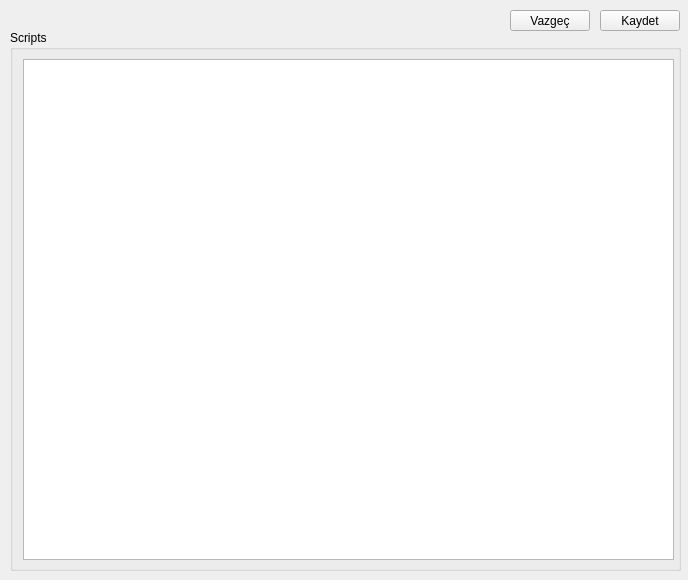
<?xml version="1.0" encoding="UTF-8"?>
<ui version="4.0">
 <class>MainWindow</class>
 <widget class="QMainWindow" name="MainWindow">
  <property name="geometry">
   <rect>
    <x>0</x>
    <y>0</y>
    <width>688</width>
    <height>580</height>
   </rect>
  </property>
  <property name="windowTitle">
   <string>TBI Serial Agent API Server</string>
  </property>
  <widget class="QWidget" name="centralWidget">
   <widget class="QPushButton" name="btn_save">
    <property name="geometry">
     <rect>
      <x>600</x>
      <y>10</y>
      <width>80</width>
      <height>21</height>
     </rect>
    </property>
    <property name="text">
     <string>Kaydet</string>
    </property>
   </widget>
   <widget class="QPushButton" name="btn_cancel">
    <property name="geometry">
     <rect>
      <x>510</x>
      <y>10</y>
      <width>80</width>
      <height>21</height>
     </rect>
    </property>
    <property name="text">
     <string>Vazgeç</string>
    </property>
   </widget>
   <widget class="QGroupBox" name="groupBox">
    <property name="geometry">
     <rect>
      <x>10</x>
      <y>30</y>
      <width>671</width>
      <height>541</height>
     </rect>
    </property>
    <property name="title">
     <string>Scripts</string>
    </property>
    <widget class="QTextEdit" name="textEdit">
     <property name="geometry">
      <rect>
       <x>13</x>
       <y>29</y>
       <width>651</width>
       <height>501</height>
      </rect>
     </property>
     <property name="font">
      <font>
       <pointsize>13</pointsize>
      </font>
     </property>
    </widget>
   </widget>
  </widget>
 </widget>
 <layoutdefault spacing="6" margin="11"/>
 <resources/>
 <connections/>
</ui>
